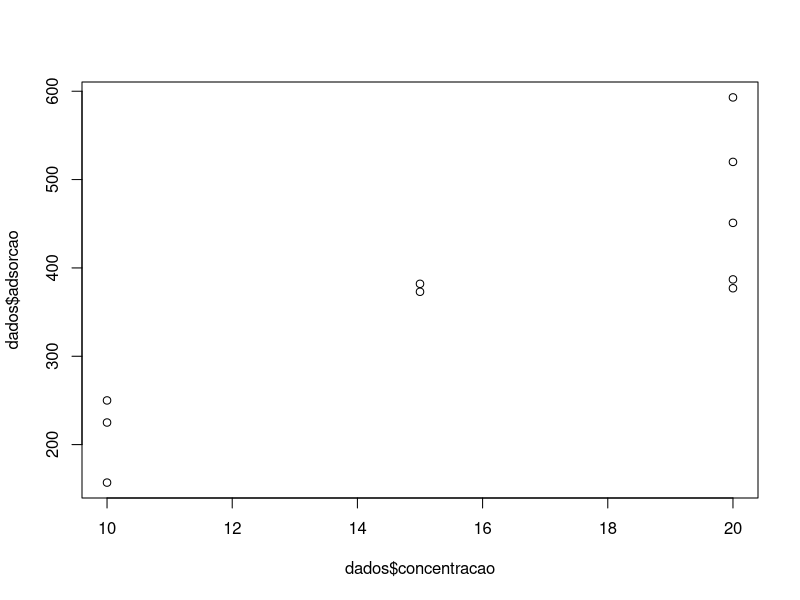
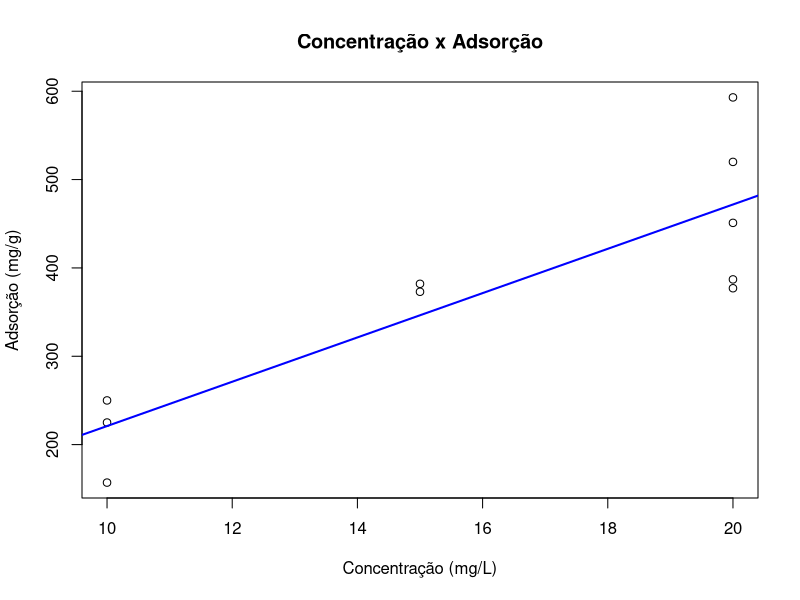
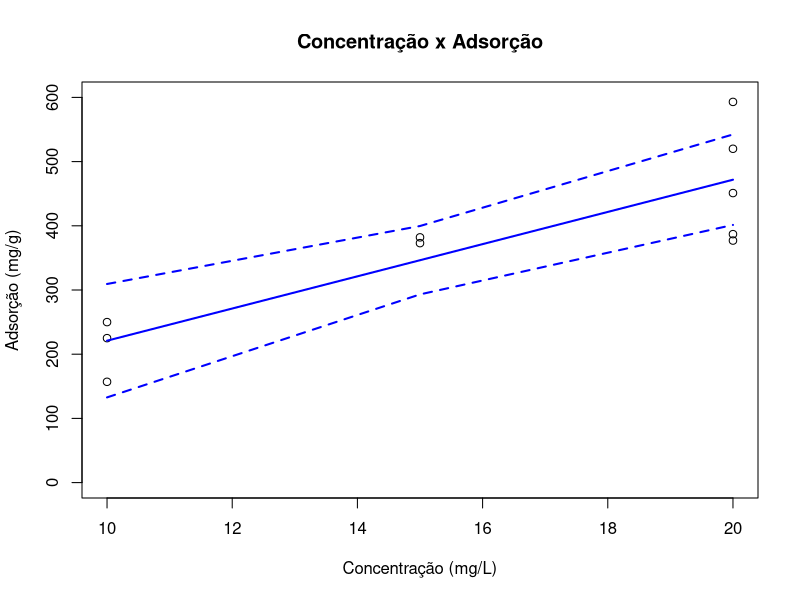
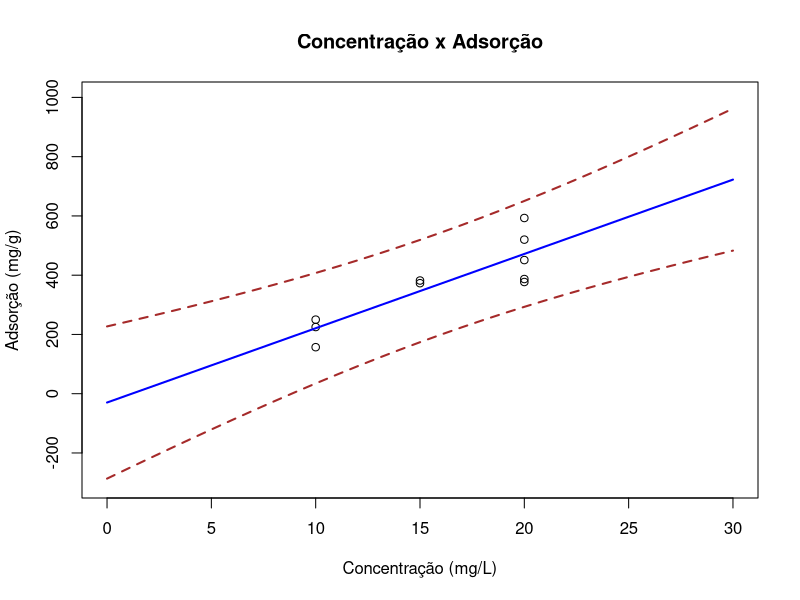
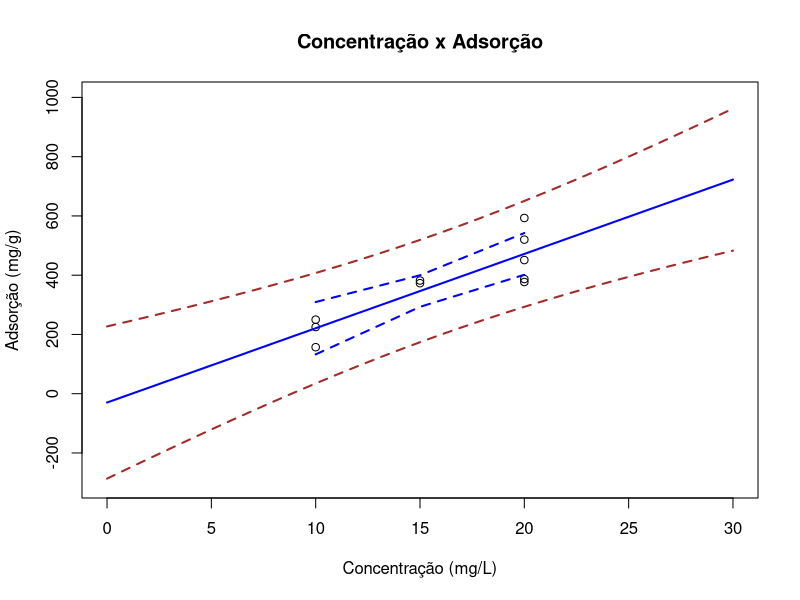

Write the R code that produced these figures, in order.
## ---- chunk 1
dados <- data.frame(
  concentracao = c(10, 20, 20, 20, 10, 20, 10, 20, 15, 15),
  adsorcao = c(250, 520, 387, 593, 157, 377, 225, 451, 382, 373)
)
dados
## ---- chunk 2
summary(dados)
sd(dados$concentracao)
sd(dados$adsorcao)
## ---- chunk 3
plot(dados$concentracao, dados$adsorcao)
## ---- chunk 4
cor(dados$concentracao, dados$adsorcao)
## ---- chunk 5
cor.test(dados$concentracao, dados$adsorcao)
## ---- chunk 6
modelo <- lm(adsorcao ~ concentracao, data = dados)
modelo
## ---- chunk 7
anova(modelo)
## ---- chunk 8
summary(modelo)
## ---- chunk 9
coef(modelo) # coeficientes
## ---- chunk 10
confint(modelo) # IC para os coef.
## ---- chunk 11
plot(dados$concentracao, dados$adsorcao,
     main = "Concentração x Adsorção",
     xlab = "Concentração (mg/L)",
     ylab = "Adsorção (mg/g)")
abline(modelo, col = "blue", lwd = 2)
## ---- chunk 12
residuos <- residuals(modelo)
SQRes <- sum(residuos^2)
SQRes
## ---- chunk 13
GL_Res <- length(dados$adsorcao) - length(coef(modelo))
GL_Res
## ---- chunk 14
QMRes <- SQRes / GL_Res
QMRes
sqrt(QMRes)
## ---- chunk 15
preditos <- predict(modelo, interval = "confidence")
head(preditos)
colnames(preditos) <- c("adsorcao_estimada", "lim_inf", "lim_sup") 
head(preditos)
## ---- chunk 16
dados <- cbind(dados, preditos)
dados
## ---- chunk 17
dados <- dados[order(dados$concentracao),]
dados
## ---- chunk 18
# dispersão
plot(dados$concentracao, dados$adsorcao,
     main = "Concentração x Adsorção",
     xlab = "Concentração (mg/L)",
     ylab = "Adsorção (mg/g)",
     xlim = c(10,20),
     ylim = c(0, 600))
# valores estimados
lines(dados$concentracao, dados$adsorcao_estimada,
      col = "blue", lty = 1, lwd = 2) 
# IC
lines(dados$concentracao, dados$lim_inf,
      col = "blue", lty = 2, lwd = 2)
lines(dados$concentracao, dados$lim_sup,
      col = "blue", lty = 2, lwd = 2) 
## ---- chunk 19
new_data <- data.frame(concentracao = seq(0,30, by = 1))
preditos_new <- predict(modelo, newdata = new_data,
                        interval = "prediction")
preditos_new <- cbind(new_data, preditos_new)
head(preditos_new)
## ---- chunk 20
# dispersão
plot(dados$concentracao, dados$adsorcao,
     main = "Concentração x Adsorção",
     xlab = "Concentração (mg/L)",
     ylab = "Adsorção (mg/g)",
     xlim = c(0,30),
     ylim = c(-300, 1000))
# valores estimados
lines(preditos_new$concentracao, preditos_new$fit,
      col = "blue", lty = 1, lwd = 2) 
# IP
lines(preditos_new$concentracao, preditos_new$lwr,
      col = "brown", lty = 2, lwd = 2)
lines(preditos_new$concentracao, preditos_new$upr,
      col = "brown", lty = 2, lwd = 2) 

## ---- chunk 21
# dispersão
plot(dados$concentracao, dados$adsorcao,
     main = "Concentração x Adsorção",
     xlab = "Concentração (mg/L)",
     ylab = "Adsorção (mg/g)",
     xlim = c(0,30),
     ylim = c(-300, 1000))

# valores estimados
lines(preditos_new$concentracao, preditos_new$fit,
      col = "blue", lty = 1, lwd = 2) 

# IC
lines(dados$concentracao, dados$lim_inf,
      col = "blue", lty = 2, lwd = 2)
lines(dados$concentracao, dados$lim_sup,
      col = "blue", lty = 2, lwd = 2)  

# IP
lines(preditos_new$concentracao, preditos_new$lwr,
      col = "brown", lty = 2, lwd = 2)
lines(preditos_new$concentracao, preditos_new$upr,
      col = "brown", lty = 2, lwd = 2) 
## ---- chunk 22
modelo2 <- lm(adsorcao ~ -1 + concentracao, data = dados)
modelo2
anova(modelo2)
## ---- chunk 23
summary(modelo2)
## ---- chunk 24
anova(modelo2, modelo)
## ---- chunk 25
anova(modelo2, modelo)
## ---- chunk 26
summary(modelo)
## ---- chunk 27
summary(modelo2)
## ---- chunk 28
dados <- data.frame(
  conc = c(10, 20, 20, 20, 10, 20, 10, 20, 15, 15),
  temp = c(70, 70, 80, 90, 70, 70, 90, 90, 80, 80),
  ph = c(3.0, 3.0, 3.0, 3.0, 4.0, 4.0, 4.0, 4.0, 3.5, 3.5),
  adsorcao = c(250, 520, 387, 593, 157, 377, 225, 451, 382, 373)
)
dados
## ---- chunk 29
# regressão múltipla
modelo3 <- lm(adsorcao ~ conc + temp + ph, data = dados)
modelo3
anova(modelo3)
## ---- chunk 30
coef(modelo3) # coeficientes
## ---- chunk 31
confint(modelo3) # IC para os coef.

## ---- chunk 32
summary(modelo3)
## ---- chunk 33
preditos_mod3 <- predict(modelo3, interval = "confidence")
head(preditos_mod3)
colnames(preditos_mod3) <- c("adsorcao_estimada", "lim_inf", "lim_sup") 
head(preditos_mod3)
## ---- chunk 34
dados <- cbind(dados, preditos_mod3)
dados
## ---- chunk 35
new_data <- data.frame(conc = c(12, 12 , 25, 25),
                       temp = c(50, 80, 50, 80),
                       ph = c(6.0, 6.0, 6.0, 6.0))
preditos_new_mod3 <- predict(modelo3, newdata = new_data,
                        interval = "prediction")
preditos_new_mod3 <- cbind(new_data, preditos_new_mod3)
preditos_new_mod3
